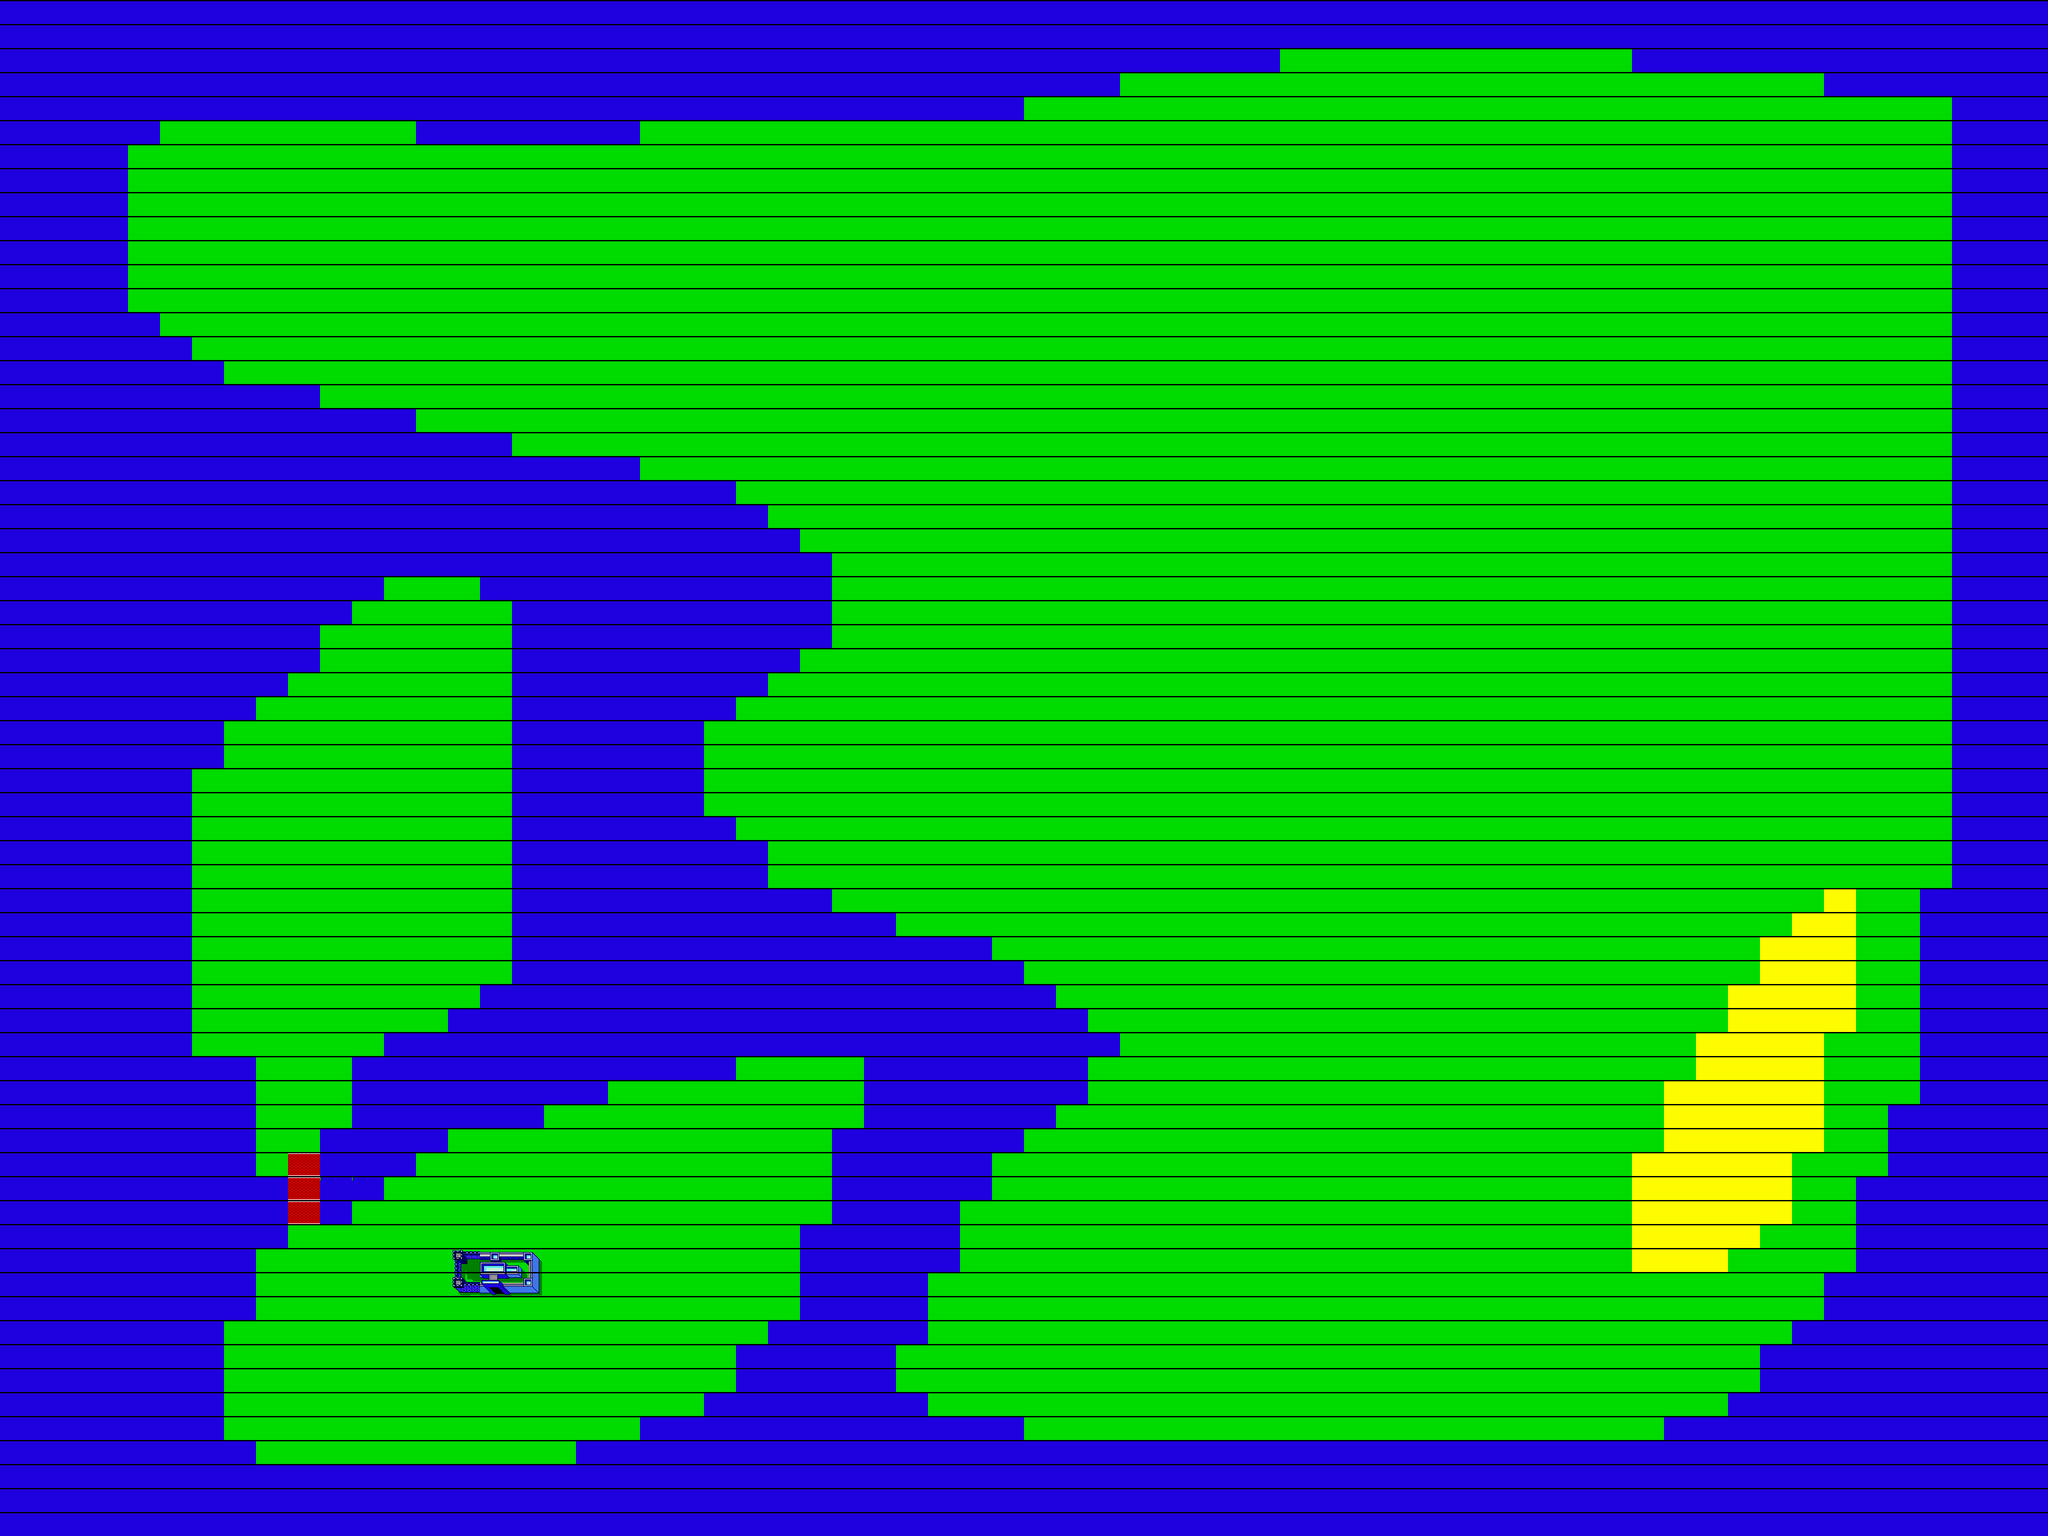

Tiled map render using the project's own tile images. Description and the map definition, with tile-layer contents summarised, below:
An orthogonal 64x64 tile map with 48x36 px tiles, 1 tile layer (Continent 0), 3 hidden layers not drawn, 2 tilesets and 1 object (Town).

<map version="1.0" orientation="orthogonal" width="64" height="64" tilewidth="48" tileheight="36">
 <tileset firstgid="1" name="tileseta" tilewidth="48" tileheight="34">
  <image source="tileseta.png" trans="ffffff" width="1728" height="34" />
 </tileset>
 <tileset firstgid="37" name="tilesetb" tilewidth="48" tileheight="34">
  <image source="tilesetb.png" trans="ffffff" width="1728" height="34" />
 </tileset>
 <layer name="Continent 0" width="64" height="64">
  <data>[4096 cells, 4096 non-empty, 12 distinct tile ids]</data>
 </layer>
 <objectgroup name="Objects 0" width="64" height="64">
  <object name="Huggard" type="Town" gid="11" x="912" y="1908">
   <properties>
    <property name="Castle" value="Fensworth" />
    <property name="Spell" value="Clone Army" />
   </properties>
  </object>
 </objectgroup>
 <layer name="Continent 1" width="64" height="64" visible="0">
  <data>[4096 cells, 0 non-empty, 0 distinct tile ids]</data>
 </layer>
 <layer name="Continent 2" width="64" height="64" visible="0">
  <data>[4096 cells, 0 non-empty, 0 distinct tile ids]</data>
 </layer>
 <layer name="Continent 3" width="64" height="64" visible="0">
  <data>[4096 cells, 4096 non-empty, 4 distinct tile ids]</data>
 </layer>
</map>